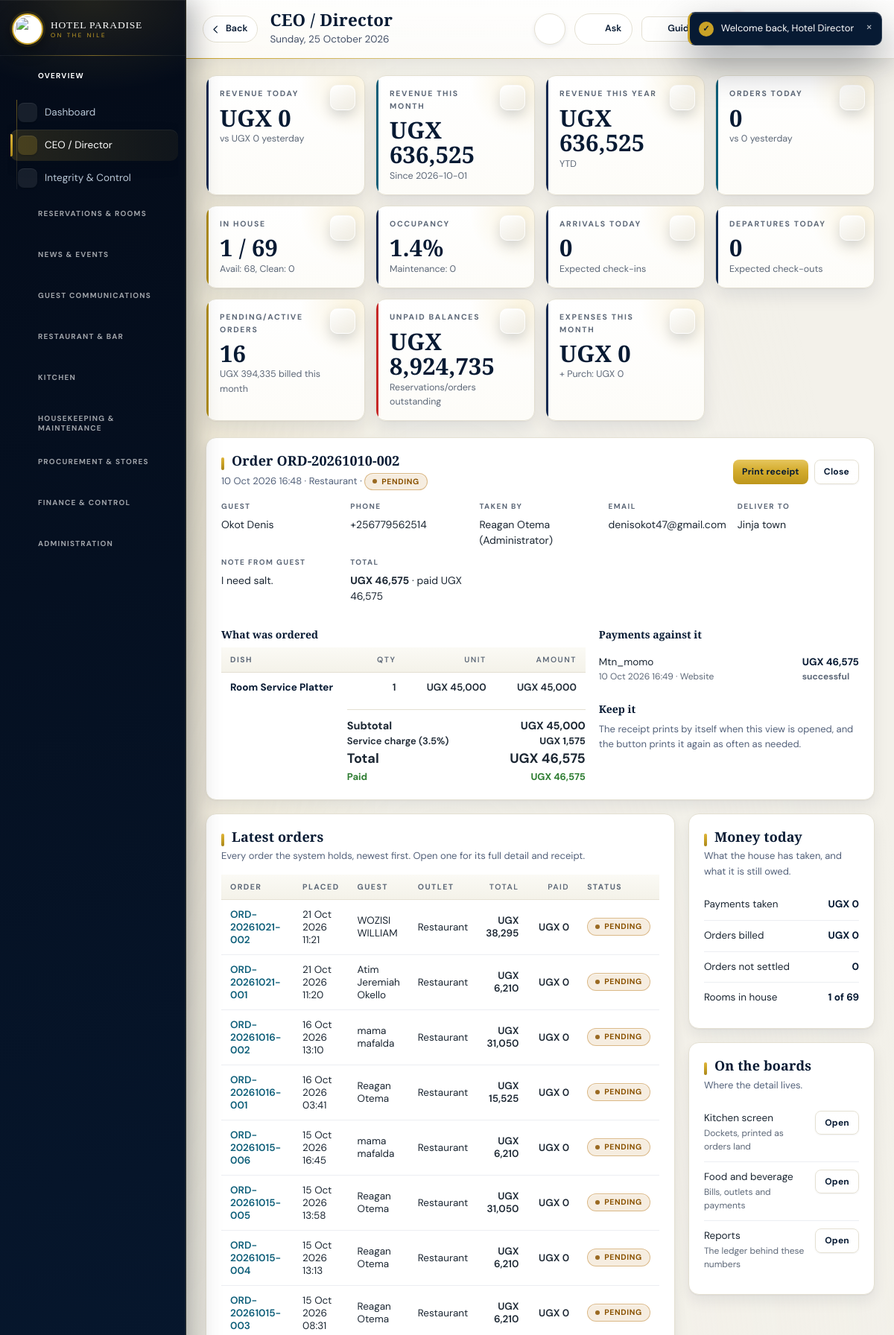
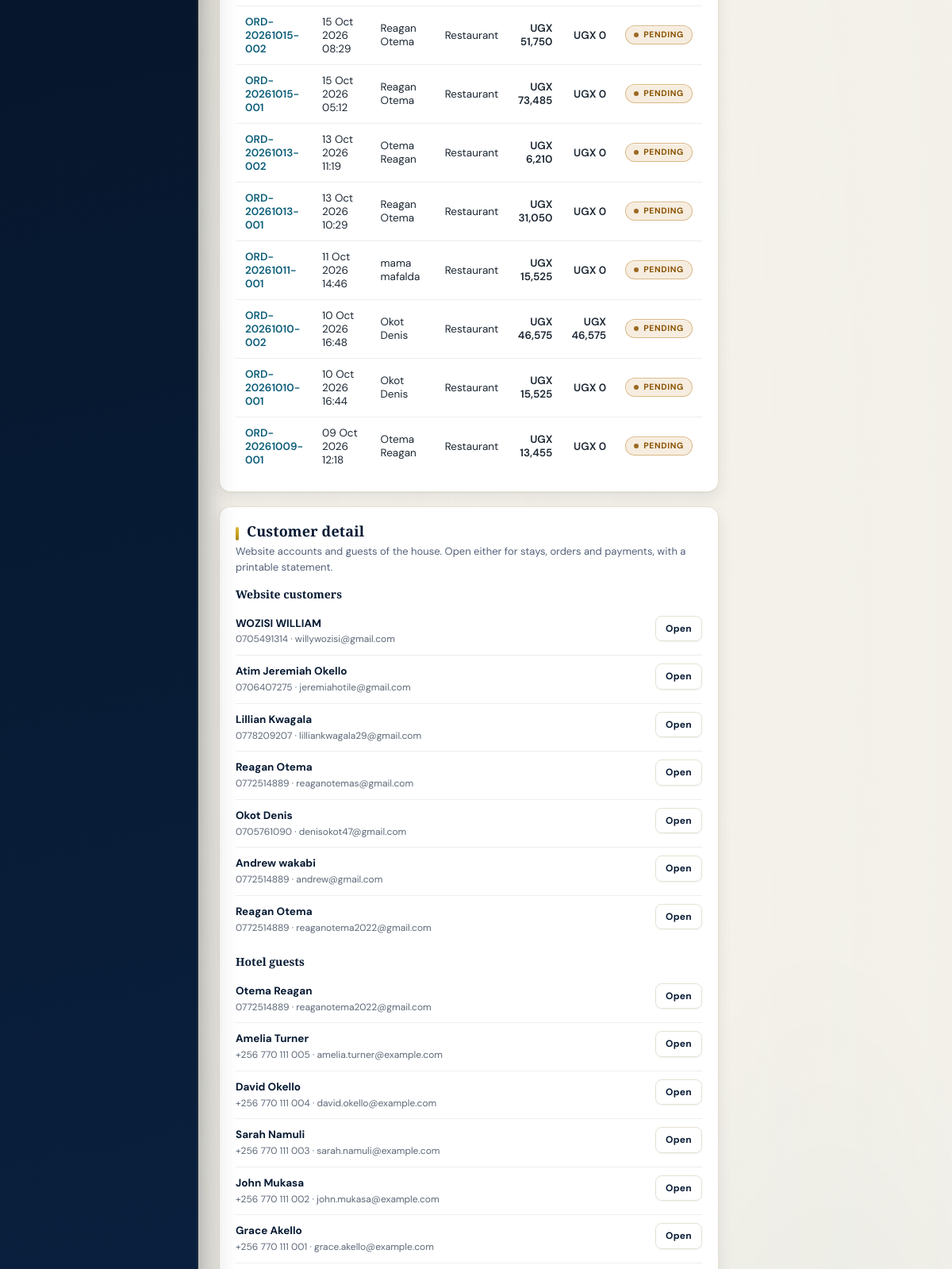
The app's page /backend-php/index.php?page=overview&order=3 (signed in, upper part) with its own data (2 pictures, top to bottom).
### tables this page shows
CREATE TABLE `orders` (
  `id` bigint(20) UNSIGNED NOT NULL,
  `hotel_id` bigint(20) UNSIGNED NOT NULL,
  `user_id` bigint(20) UNSIGNED NOT NULL,
  `shift_id` bigint(20) UNSIGNED DEFAULT NULL,
  `order_number` varchar(60) NOT NULL,
  `outlet` enum('restaurant','bar','room_service') NOT NULL,
  `order_type` enum('table','room','takeaway','delivery') NOT NULL,
  `table_name` varchar(60) DEFAULT NULL,
  `room_id` bigint(20) UNSIGNED DEFAULT NULL,
  `customer_name` varchar(160) DEFAULT NULL,
  `customer_phone` varchar(40) DEFAULT NULL,
  `customer_email` varchar(190) DEFAULT NULL,
  `delivery_address` varchar(255) DEFAULT NULL,
  `delivery_notes` text DEFAULT NULL,
  `status` enum('pending','accepted','preparing','ready','served','partially_paid','paid','cancelled') DEFAULT 'pending',
  `discount` decimal(14,2) DEFAULT 0.00,
  `subtotal` decimal(14,2) DEFAULT 0.00,
  `tax` decimal(14,2) DEFAULT 0.00,
  `total` decimal(14,2) DEFAULT 0.00,
  `created_at` timestamp NULL DEFAULT NULL,
  `deleted_at` timestamp NULL DEFAULT NULL,
  `deleted_by` bigint(20) UNSIGNED DEFAULT NULL
);

CREATE TABLE `users` (
  `id` bigint(20) UNSIGNED NOT NULL,
  `hotel_id` bigint(20) UNSIGNED DEFAULT NULL,
  `name` varchar(190) NOT NULL,
  `email` varchar(190) DEFAULT NULL,
  `phone` varchar(50) DEFAULT NULL,
  `password_hash` varchar(255) NOT NULL,
  `status` enum('pending','active','suspended') DEFAULT 'pending',
  `created_at` timestamp NULL DEFAULT NULL,
  `updated_at` timestamp NULL DEFAULT NULL,
  `profile_image` varchar(255) DEFAULT NULL,
  `last_login_at` datetime DEFAULT NULL,
  `password_changed_at` datetime DEFAULT NULL,
  `deleted_at` timestamp NULL DEFAULT NULL,
  `deleted_by` bigint(20) UNSIGNED DEFAULT NULL
);

CREATE TABLE `order_items` (
  `id` bigint(20) UNSIGNED NOT NULL,
  `order_id` bigint(20) UNSIGNED NOT NULL,
  `menu_item_id` bigint(20) UNSIGNED NOT NULL,
  `quantity` decimal(12,2) NOT NULL,
  `unit_price` decimal(14,2) NOT NULL,
  `total` decimal(14,2) NOT NULL,
  `notes` text DEFAULT NULL
);

CREATE TABLE `menu_items` (
  `id` bigint(20) UNSIGNED NOT NULL,
  `hotel_id` bigint(20) UNSIGNED NOT NULL,
  `category_id` bigint(20) UNSIGNED NOT NULL,
  `name` varchar(190) NOT NULL,
  `description` text DEFAULT NULL,
  `price` decimal(14,2) DEFAULT NULL,
  `image` varchar(190) DEFAULT NULL,
  `group_name` varchar(120) DEFAULT NULL,
  `sort_order` int(11) NOT NULL DEFAULT 0,
  `active` tinyint(1) DEFAULT 1,
  `stock_tracked` tinyint(1) DEFAULT 1
);

CREATE TABLE `payments` (
  `id` bigint(20) UNSIGNED NOT NULL,
  `hotel_id` bigint(20) UNSIGNED NOT NULL,
  `user_id` bigint(20) UNSIGNED DEFAULT NULL,
  `customer_id` bigint(20) UNSIGNED DEFAULT NULL,
  `invoice_id` bigint(20) UNSIGNED DEFAULT NULL,
  `order_id` bigint(20) UNSIGNED DEFAULT NULL,
  `reservation_id` bigint(20) UNSIGNED DEFAULT NULL,
  `amount` decimal(14,2) NOT NULL,
  `method` varchar(50) NOT NULL,
  `provider` varchar(100) DEFAULT NULL,
  `provider_reference` varchar(190) DEFAULT NULL,
  `checkout_token` varchar(190) DEFAULT NULL,
  `status` enum('pending','successful','failed','refunded','reversed') DEFAULT 'pending',
  `verified_at` datetime DEFAULT NULL,
  `gateway_result` text DEFAULT NULL,
  `payer_phone` varchar(50) DEFAULT NULL,
  `created_at` timestamp NULL DEFAULT NULL
);

CREATE TABLE `customers` (
  `id` bigint(20) UNSIGNED NOT NULL,
  `hotel_id` bigint(20) UNSIGNED NOT NULL DEFAULT 1,
  `full_name` varchar(160) NOT NULL DEFAULT '',
  `email` varchar(190) NOT NULL,
  `phone` varchar(40) NOT NULL DEFAULT '',
  `password_hash` varchar(255) NOT NULL DEFAULT '',
  `google_sub` varchar(128) DEFAULT NULL,
  `status` varchar(24) NOT NULL DEFAULT 'active',
  `created_at` datetime NOT NULL DEFAULT current_timestamp(),
  `updated_at` datetime NOT NULL DEFAULT current_timestamp() ON UPDATE current_timestamp(),
  `last_login_at` datetime DEFAULT NULL,
  `profile_image` varchar(255) DEFAULT NULL,
  `date_of_birth` date DEFAULT NULL,
  `gender` varchar(20) DEFAULT NULL,
  `nationality` varchar(80) DEFAULT NULL,
  `national_id` varchar(60) DEFAULT NULL,
  `address` varchar(255) DEFAULT NULL,
  `city` varchar(120) DEFAULT NULL,
  `country` varchar(120) DEFAULT NULL,
  `postcode` varchar(20) DEFAULT NULL,
  `company` varchar(160) DEFAULT NULL,
  `job_title` varchar(120) DEFAULT NULL,
  `preferred_language` varchar(20) DEFAULT NULL,
  `dietary_preferences` varchar(255) DEFAULT NULL,
  `room_preferences` varchar(255) DEFAULT NULL,
  `marketing_opt_in` tinyint(1) NOT NULL DEFAULT 0,
  `emergency_contact_name` varchar(160) DEFAULT NULL,
  `emergency_contact_phone` varchar(40) DEFAULT NULL,
  `notes` text DEFAULT NULL,
  `deleted_at` timestamp NULL DEFAULT NULL,
  `deleted_by` bigint(20) UNSIGNED DEFAULT NULL
);

CREATE TABLE `guests` (
  `id` bigint(20) UNSIGNED NOT NULL,
  `user_id` bigint(20) UNSIGNED DEFAULT NULL,
  `hotel_id` bigint(20) UNSIGNED NOT NULL,
  `full_name` varchar(190) NOT NULL,
  `phone` varchar(50) DEFAULT NULL,
  `email` varchar(190) DEFAULT NULL,
  `nationality` varchar(100) DEFAULT NULL,
  `id_type` varchar(50) DEFAULT NULL,
  `id_number` varchar(100) DEFAULT NULL,
  `created_at` timestamp NULL DEFAULT NULL,
  `updated_at` timestamp NULL DEFAULT NULL,
  `deleted_at` timestamp NULL DEFAULT NULL,
  `deleted_by` bigint(20) UNSIGNED DEFAULT NULL
);

### backend-php/modules/overview.php (the view, shortened to what this page needs)
<?php
function order_full(int $id): ?array{
 $o=row("SELECT o.*,(SELECT oi.notes FROM order_items oi WHERE oi.order_id=o.id AND oi.notes<>'' ORDER BY oi.id LIMIT 1) any_notes,
  (SELECT COALESCE(SUM(p.amount),0) FROM payments p WHERE p.order_id=o.id AND p.status='successful') paid,
  u.name taken_by
  FROM orders o LEFT JOIN users u ON u.id=o.user_id WHERE o.id=?",[$id]);
 $o['lines']=rows('SELECT oi.quantity,oi.unit_price,oi.total,oi.notes,mi.name FROM order_items oi LEFT JOIN menu_items mi ON mi.id=oi.menu_item_id WHERE oi.order_id=? ORDER BY oi.id',[$id]);
 $o['payments']=rows("SELECT p.amount,p.method,p.status,p.created_at,u.name who FROM payments p LEFT JOIN users u ON u.id=p.user_id WHERE p.order_id=? ORDER BY p.id",[$id]);
 return $o;
}
function phone_key(?string $p): string{
 $d=preg_replace('/\D/','',(string)$p);
 return strlen($d)>9?substr($d,-9):$d;
}
$order=null;$viewOrder=(int)($_GET['order']??0);
if($viewOrder) $order=order_full($viewOrder);
$orders=rows("SELECT o.id,o.order_number,o.outlet,o.order_type,o.status,o.total,o.created_at,
 (SELECT COALESCE(SUM(p.amount),0) FROM payments p WHERE p.order_id=o.id AND p.status='successful') paid,
 (SELECT oi.notes FROM order_items oi WHERE oi.order_id=o.id AND oi.notes<>'' ORDER BY oi.id LIMIT 1) any_notes
 FROM orders o ORDER BY o.id DESC LIMIT 20");
$recentCustomers=rows('SELECT id,full_name,phone,email,created_at FROM customers ORDER BY id DESC LIMIT 12');
$recentGuests=rows('SELECT id,full_name,phone,email,created_at FROM guests ORDER BY id DESC LIMIT 12');
echo '<div class="kpis">';
echo '</div>';
if($order){
 $g=order_customer($order['any_notes']??null);
 echo '<div class="panel"><div class="toolbar" style="margin-bottom:14px">';
 echo '<div><h2>Order '.e($order['order_number']).'</h2><p class="hint" style="margin:0">'.fmtdt($order['created_at']).' &middot; '.e(ucfirst((string)$order['outlet'])).' &middot; '.status_badge($order['status']).'</p></div>';
 echo '<div class="bar"><button class="btn sm" type="button" onclick="printReceipt(\'order-'.(int)$order['id'].'\')">Print receipt</button>';
 echo '<a class="btnGhost sm" href="'.BASE.'/index.php?page=overview">Close</a></div></div>';
 echo '<div class="res-meta" style="margin-bottom:16px">';
 echo '<div class="field" style="margin:0"><label>Guest</label><div>'.e($g['name']??'Counter order').'</div></div>';
 if($g) echo '<div class="field" style="margin:0"><label>Phone</label><div><a href="'.BASE.'/index.php?page=overview&amp;customer='.(int)(val('SELECT id FROM customers WHERE phone LIKE ?',['%'.phone_key($g['phone']).'%'])?:0).'">'.e($g['phone']).'</a></div></div>';
 echo '<div class="field" style="margin:0"><label>Taken by</label><div>'.e($order['taken_by']??'Website').'</div></div>';
 $d=order_delivery($order);
 if($d['email']) echo '<div class="field" style="margin:0"><label>Email</label><div>'.e($d['email']).'</div></div>';
 if($d['address']) echo '<div class="field" style="margin:0"><label>Deliver to</label><div>'.e($d['address']).'</div></div>';
 if($d['notes']) echo '<div class="field" style="margin:0"><label>Note from guest</label><div>'.e($d['notes']).'</div></div>';
 echo '<div class="field" style="margin:0"><label>Total</label><div><b>'.money($order['total']).'</b> &middot; paid '.money($order['paid']).'</div></div>';
 echo '</div>';
 echo '<div class="twoCol"><div>';
 echo '<h3>What was ordered</h3><table class="tbl"><thead><tr><th>Dish</th><th class="num">Qty</th><th class="num">Unit</th><th class="num">Amount</th></tr></thead><tbody>';
 foreach($order['lines'] as $l){
  $note=prep_note($l['notes']??null);
  echo '<tr><td><b>'.e($l['name']??'Item removed').'</b>'.($note?'<br><small>'.e($note).'</small>':'').'</td>';
  echo '<td class="num">'.rtrim(rtrim(number_format((float)$l['quantity'],2,'.',''),'0'),'.').'</td><td class="num">'.money($l['unit_price']).'</td><td class="num">'.money($l['total']).'</td></tr>';
 }
 echo '</tbody></table>';
 echo '<div class="totals" style="max-width:320px;margin-left:auto">';
 echo '<div class="tt"><span>Subtotal</span><b>'.money($order['subtotal']).'</b></div>';
 if((float)$order['tax']>0) echo '<div class="tt" style="font-size:13px;font-weight:600"><span>Service charge (3.5%)</span><b>'.money($order['tax']).'</b></div>';
 echo '<div class="tt" style="font-size:18px"><span>Total</span><b>'.money($order['total']).'</b></div>';
 echo '<div class="tt" style="font-size:13px;color:#2e7d32"><span>Paid</span><b>'.money($order['paid']).'</b></div>';
 echo '</div></div>';
 echo '<div>';
 echo '<h3>Payments against it</h3>';
 if(!count($order['payments'])) echo '<p class="emptyLine">Nothing has been taken against this order yet.</p>';
 else{
  echo '<div class="miniList">';
  foreach($order['payments'] as $p){
   echo '<div class="li"><span>'.e(ucfirst((string)$p['method'])).'<br><small>'.fmtdt($p['created_at']).' &middot; '.e($p['who']??'Website').'</small></span>';
   echo '<b>'.money($p['amount']).'<br><small>'.e($p['status']).'</small></b></div>';
  }
  echo '</div>';
 }
 echo '<h3>Keep it</h3><p class="hint">The receipt prints by itself when this view is opened, and the button prints it again as often as needed.</p>';
 echo '</div></div></div>';
}
echo '<div class="dashGrid"><div>';
echo '<div class="panel"><h2>Latest orders</h2><p class="hint">Every order the system holds, newest first. Open one for its full detail and receipt.</p>';
echo '<table class="tbl"><thead><tr><th>Order</th><th>Placed</th><th>Guest</th><th>Outlet</th><th class="num">Total</th><th class="num">Paid</th><th>Status</th></tr></thead><tbody>';
foreach($orders as $o){
 $g=order_customer($o['any_notes']??null);
 echo '<tr><td><b><a href="'.BASE.'/index.php?page=overview&amp;order='.(int)$o['id'].'">'.e($o['order_number']).'</a></b></td>';
 echo '<td>'.fmtdt($o['created_at']).'</td><td>'.e($g['name']??'Counter').'</td><td>'.e(ucfirst((string)$o['outlet'])).'</td>';
 echo '<td class="num">'.money($o['total']).'</td><td class="num">'.money($o['paid']).'</td><td>'.status_badge($o['status']).'</td></tr>';
}
echo '</tbody></table></div>';
echo '<div class="panel"><h2>Customer detail</h2><p class="hint">Website accounts and guests of the house. Open either for stays, orders and payments, with a printable statement.</p>';
echo '<h3>Website customers</h3><div class="miniList">';
foreach($recentCustomers as $c){
 echo '<div class="li"><span><b><a href="'.BASE.'/index.php?page=overview&amp;customer='.(int)$c['id'].'">'.e($c['full_name']).'</a></b><br><small>'.e($c['phone']??'').' &middot; '.e($c['email']??'').'</small></span>';
 echo '<b><a class="btnGhost sm" href="'.BASE.'/index.php?page=overview&amp;customer='.(int)$c['id'].'">Open</a></b></div>';
}
echo '</div>';
echo '<h3>Hotel guests</h3><div class="miniList">';
foreach($recentGuests as $g){
 echo '<div class="li"><span><b><a href="'.BASE.'/index.php?page=overview&amp;guest='.(int)$g['id'].'">'.e($g['full_name']).'</a></b><br><small>'.e($g['phone']??'').' &middot; '.e($g['email']??'').'</small></span>';
 echo '<b><a class="btnGhost sm" href="'.BASE.'/index.php?page=overview&amp;guest='.(int)$g['id'].'">Open</a></b></div>';
}
echo '</div></div></div>';
echo '<div>';
echo '<div class="panel"><h2>Money today</h2><p class="hint">What the house has taken, and what it is still owed.</p>';
echo '<div class="miniList">';
echo '<div class="li"><span>Payments taken</span><b>'.money($k['today']).'</b></div>';
echo '<div class="li"><span>Orders billed</span><b>'.money($k['billed']).'</b></div>';
echo '<div class="li"><span>Orders not settled</span><b>'.(int)$k['owed'].'</b></div>';
echo '<div class="li"><span>Rooms in house</span><b>'.(int)$k['inhouse'].' of '.(int)$k['rooms'].'</b></div>';
echo '</div></div>';
echo '<div class="panel"><h2>On the boards</h2><p class="hint">Where the detail lives.</p><div class="miniList">';
echo '<div class="li"><span>Kitchen screen<br><small>Dockets, printed as orders land</small></span><b><a class="btnGhost sm" href="'.BASE.'/index.php?page=kitchen">Open</a></b></div>';
echo '<div class="li"><span>Food and beverage<br><small>Bills, outlets and payments</small></span><b><a class="btnGhost sm" href="'.BASE.'/index.php?page=fnb">Open</a></b></div>';
echo '<div class="li"><span>Reports<br><small>The ledger behind these numbers</small></span><b><a class="btnGhost sm" href="'.BASE.'/index.php?page=reports">Open</a></b></div>';
echo '</div></div></div></div>';

### backend-php/app/bootstrap.php (shortened to what this page needs)
<?php
if(!function_exists('hp_config')){
 function hp_config(): array{
  $file=__DIR__.'/../config.php';
  if(!is_readable($file)) return $cfg=[];
  $got=include $file;
  return $cfg=is_array($got)?$got:[];
 }
}
function db_config(): array{
 $fromFile=hp_config();
 $fromConfig=function(string $path) use($fromFile){
  $node=$fromFile;
  foreach(explode('.',$path) as $step){
   if(!is_array($node)||!array_key_exists($step,$node)) return null;
   $node=$node[$step];
  }
  return $node;
 };
 $pick=function(string $path,string $env,string $fallback) use($fromConfig): string{
  $v=getenv($env);
  if(is_string($v)&&$v!=='') return $v;
  $v=$fromConfig($path);
  if(is_string($v)&&$v!=='') return $v;
  return $fallback;
 };
 $host=$pick('db.host','HP_DB_HOST','127.0.0.1');
 $port=$pick('db.port','HP_DB_PORT','');
 return $cfg=[
  'dsn'=>'mysql:host='.$host.($port!==''?';port='.$port:'').';charset=utf8mb4',
  'host'=>$host,'port'=>$port,
  'name'=>$pick('db.name','HP_DB_NAME','hotelpardise_system'),
  'user'=>$pick('db.user','HP_DB_USER','hotelpardise_system'),
  'pass'=>$pick('db.pass','HP_DB_PASS',''),
  'web'=>[
   'name'=>$pick('web_db.name','HP_WEB_DB_NAME','hotelpardise_website'),
   'user'=>$pick('web_db.user','HP_WEB_DB_USER','hotelpardise_website'),
   'pass'=>$pick('web_db.pass','HP_WEB_DB_PASS',''),
  ],
 ];
}
function db_connect(string $dsn,string $dbName,string $user,string $pass): PDO{
  try{
   return new PDO($dsn.';dbname='.$dbName,$user,$pass,[
    PDO::ATTR_ERRMODE=>PDO::ERRMODE_EXCEPTION,
    PDO::ATTR_DEFAULT_FETCH_MODE=>PDO::FETCH_ASSOC
   ]);
  }catch(PDOException $e){
   $reason=db_failure_reason($e,$dbName,$user);
   error_log('[hotel db] cannot open '.$dbName.' as '.$user.'@'.db_config()['host']
    .' [SQLSTATE '.$e->getCode().']: '.$reason);
   throw new RuntimeException($reason,0);
  }
}
function db(): PDO{
  static $pdo=null;
  if($pdo===null){
   $c=db_config();
   try{
    $pdo=db_connect($c['dsn'],$c['name'],$c['user'],$c['pass']);
   }catch(RuntimeException $e){
    db_setup_page($e->getMessage());
   }
  }
  return $pdo;
}
function q(string $sql,array $p=[]){ $st=db()->prepare($sql); $st->execute($p); return $st; }
function rows(string $sql,array $p=[]){ return q($sql,$p)->fetchAll(); }
function row(string $sql,array $p=[]){ $r=q($sql,$p)->fetch(); return $r===false?null:$r; }
function val(string $sql,array $p=[]){ $r=q($sql,$p)->fetchColumn(); return $r===false?null:$r; }
function e($v=null): string{ return htmlspecialchars((string)$v,ENT_QUOTES,'UTF-8'); }
function money($v): string{ return 'UGX '.number_format((float)$v,0); }
function fmtdt($d): string{ return $d?date('d M Y H:i',strtotime((string)$d)):''; }
function badge(string $text,string $tone='grey'): string{
 static $tones=['ok'=>1,'warn'=>1,'bad'=>1,'gold'=>1,'navy'=>1,'blue'=>1,'grey'=>1];
 $t=isset($tones[$tone])?$tone:'grey';
 return '<span class="badge '.e($t).'">'.e($text).'</span>';
}

### records on screen
orders: order_number "ORD-20261010-002", created_at "10 Oct 2026 16:48", outlet "Restaurant", status "PENDING", customer_name "Okot Denis", customer_phone "+256779562514", user.name "Reagan Otema (Administrator)", customer_email "denisokot47@gmail.com", delivery_address "Jinja town", delivery_notes "I need salt.", total "UGX 46,575", subtotal "UGX 45,000", tax "UGX 1,575", paid "UGX 46,575"
order_items: menu_item.name "Room Service Platter", quantity "1", unit_price "UGX 45,000", total "UGX 45,000"
payments: method "Mtn_momo", created_at "10 Oct 2026 16:49", who "Website", amount "UGX 46,575", status "successful"
orders: order_number "ORD-20261021-002", created_at "21 Oct 2026 11:21", name "WOZISI WILLIAM", outlet "Restaurant", total "UGX 38,295", paid "UGX 0", status "PENDING"
orders: order_number "ORD-20261021-001", created_at "21 Oct 2026 11:20", outlet "Restaurant", total "UGX 6,210", paid "UGX 0", status "PENDING"
customers: full_name "Atim Jeremiah Okello", phone "0706407275", email "jeremiahotile@gmail.com"
orders: order_number "ORD-20261016-002", created_at "16 Oct 2026 13:10", name "mama mafalda", outlet "Restaurant", total "UGX 31,050", paid "UGX 0", status "PENDING"
orders: order_number "ORD-20261016-001", created_at "16 Oct 2026 03:41", name "Reagan Otema", outlet "Restaurant", total "UGX 15,525", paid "UGX 0", status "PENDING"
orders: order_number "ORD-20261015-006", created_at "15 Oct 2026 16:45", name "mama mafalda", outlet "Restaurant", total "UGX 6,210", paid "UGX 0", status "PENDING"
orders: order_number "ORD-20261015-005", created_at "15 Oct 2026 13:58", name "Reagan Otema", outlet "Restaurant", total "UGX 31,050", paid "UGX 0", status "PENDING"
orders: order_number "ORD-20261015-004", created_at "15 Oct 2026 13:13", name "Reagan Otema", outlet "Restaurant", total "UGX 6,210", paid "UGX 0", status "PENDING"
orders: order_number "ORD-20261015-003", created_at "15 Oct 2026 08:31", name "Reagan Otema", outlet "Restaurant", total "UGX 6,210", paid "UGX 0", status "PENDING"
orders: order_number "ORD-20261015-002", created_at "15 Oct 2026 08:29", name "Reagan Otema", outlet "Restaurant", total "UGX 51,750", paid "UGX 0", status "PENDING"
orders: order_number "ORD-20261015-001", created_at "15 Oct 2026 05:12", name "Reagan Otema", outlet "Restaurant", total "UGX 73,485", paid "UGX 0", status "PENDING"
orders: order_number "ORD-20261013-002", created_at "13 Oct 2026 11:19", name "Otema Reagan", outlet "Restaurant", total "UGX 6,210", paid "UGX 0", status "PENDING"
orders: order_number "ORD-20261013-001", created_at "13 Oct 2026 10:29", name "Reagan Otema", outlet "Restaurant", total "UGX 31,050", paid "UGX 0", status "PENDING"
orders: order_number "ORD-20261011-001", created_at "11 Oct 2026 14:46", name "mama mafalda", outlet "Restaurant", total "UGX 15,525", paid "UGX 0", status "PENDING"
orders: order_number "ORD-20261010-001", created_at "10 Oct 2026 16:44", outlet "Restaurant", total "UGX 15,525", paid "UGX 0", status "PENDING"
orders: order_number "ORD-20261009-001", created_at "09 Oct 2026 12:18", name "Otema Reagan", outlet "Restaurant", total "UGX 13,455", paid "UGX 0", status "PENDING"
customers: full_name "WOZISI WILLIAM", phone "0705491314", email "willywozisi@gmail.com"
customers: full_name "Lillian Kwagala", phone "0778209207", email "lilliankwagala29@gmail.com"
customers: full_name "Reagan Otema", phone "0772514889", email "reaganotemas@gmail.com"
customers: full_name "Okot Denis", phone "0705761090", email "denisokot47@gmail.com"
customers: full_name "Andrew wakabi", phone "0772514889", email "andrew@gmail.com"
customers: full_name "Reagan Otema", phone "0772514889", email "reaganotema2022@gmail.com"
guests: full_name "Otema Reagan", phone "0772514889", email "reaganotema2022@gmail.com"
guests: full_name "Amelia Turner", phone "+256 770 111 005", email "amelia.turner@example.com"
guests: full_name "David Okello", phone "+256 770 111 004", email "david.okello@example.com"
guests: full_name "Sarah Namuli", phone "+256 770 111 003", email "sarah.namuli@example.com"
guests: full_name "John Mukasa", phone "+256 770 111 002", email "john.mukasa@example.com"
guests: full_name "Grace Akello", phone "+256 770 111 001", email "grace.akello@example.com"

### other values on screen
$group['label'] "OVERVIEW"
$label "Dashboard"
$label "CEO / Director"
$label "Integrity & Control"
$group['label'] "RESERVATIONS & ROOMS"
$group['label'] "NEWS & EVENTS"
$group['label'] "GUEST COMMUNICATIONS"
$group['label'] "RESTAURANT & BAR"
$group['label'] "KITCHEN"
$group['label'] "HOUSEKEEPING & MAINTENANCE"
$group['label'] "PROCUREMENT & STORES"
$group['label'] "FINANCE & CONTROL"
$group['label'] "ADMINISTRATION"
$title "CEO / Director"
$sub "Sunday, 25 October 2026"
